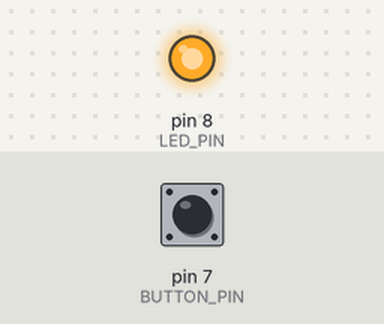
A sketch run on a simulated Arduino Uno, built with avr-gcc and run on an emulated ATmega328P. Shown: output pins drawn as LEDs (lit = HIGH). The test bench sets the inputs (shaded band); at power-on: pin 7 (BUTTON_PIN) HIGH.

Above: at 1.2 s.
1.3 s: pin 7 (BUTTON_PIN) pulled LOW for 0.15 s
At 1.37 s:
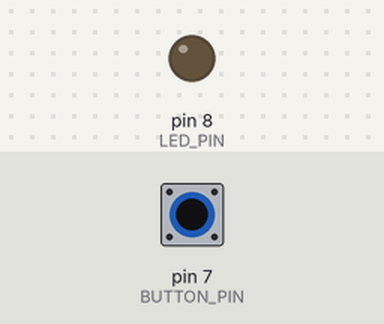
2.9 s: pin 7 (BUTTON_PIN) pulled LOW for 3.2 s
At 6.6 s:
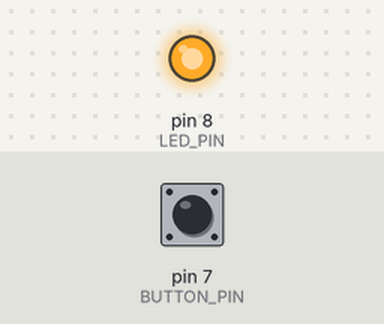
Timing chart, 0 to 8.1 s (numbered marks = the images above; inputs shaded):
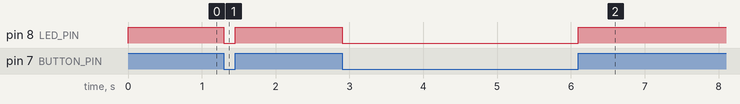

Measured:
- after the input at 1.3 s, pin 8 (LED_PIN): HIGH → LOW at once, → HIGH 0.15 s later
- after the input at 2.9 s, pin 8 (LED_PIN): HIGH → LOW at once, → HIGH 3.2 s later

The sketch:

PushButton_andLed.ino
```cpp
#define LED_PIN 8
#define BUTTON_PIN 7

void setup() {
  pinMode(LED_PIN, OUTPUT);
  pinMode(BUTTON_PIN, INPUT);
}

void loop() {
  if (digitalRead(BUTTON_PIN) == LOW) {
    digitalWrite(LED_PIN, LOW);
  } else if (digitalRead(BUTTON_PIN) == HIGH) {
    digitalWrite(LED_PIN, HIGH);
  }
}
```
